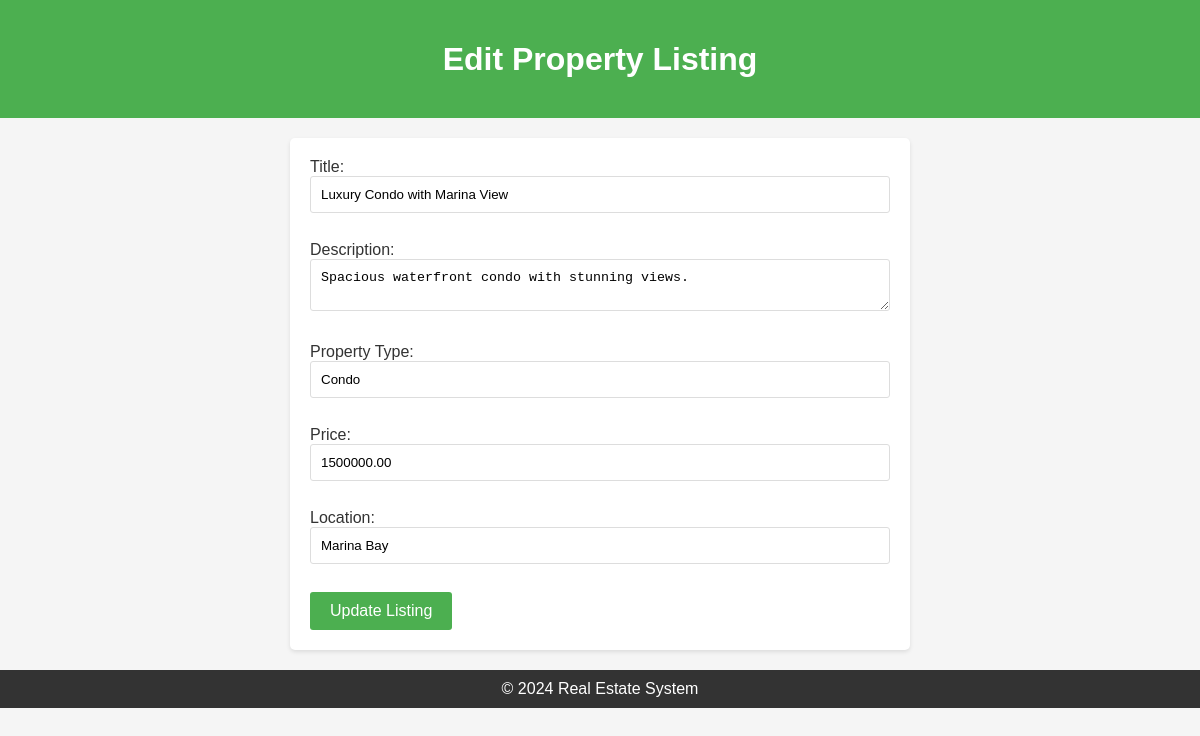
Screenshot of /agent/edit_listing.php?listing_id=1 with the database file from the repository.
### tables this page shows
CREATE TABLE PropertyListings (
    listing_id INT AUTO_INCREMENT PRIMARY KEY,
    agent_id INT,
    title VARCHAR(255),
    description TEXT,
    property_type VARCHAR(100),
    price DECIMAL(12, 2),
    location VARCHAR(255),
    status ENUM('Active', 'Sold', 'Expired') DEFAULT 'Active',
    created_at TIMESTAMP DEFAULT CURRENT_TIMESTAMP,
    updated_at TIMESTAMP DEFAULT CURRENT_TIMESTAMP,
    FOREIGN KEY (agent_id) REFERENCES Users(user_id) ON DELETE SET NULL
);

### agent/edit_listing.php (the view, shortened to what this page needs)
<?php
$servername = "localhost";
$username = "root";
$password = "";
$dbname = "res";
$conn = new mysqli($servername, $username, $password, $dbname);
if (isset($_GET['listing_id'])) {
    $listingId = $_GET['listing_id'];
    $listingQuery = "SELECT * FROM PropertyListings WHERE listing_id = $listingId";
    $listingResult = $conn->query($listingQuery);
    if ($listingResult && $listingResult->num_rows > 0) {
        $listing = $listingResult->fetch_assoc();
    } else {
        echo "Listing not found.";
        exit();
    }
} else {
    echo "Listing ID not provided.";
    exit();
}
?>
<!DOCTYPE html>
<html lang="en">
<head>
    <link rel="stylesheet" type="text/css" href="agent.css">
</head>
<body>
    <header>
        <h1>Edit Property Listing</h1>
    </header>
    <main>
        <form method="post" action="<?php echo htmlspecialchars($_SERVER["PHP_SELF"]); ?>">
            <label for="title">Title:</label>
            <input type="text" id="title" name="title" value="<?php echo $listing['title']; ?>" required><br><br>
            <label for="description">Description:</label>
            <textarea id="description" name="description" required><?php echo $listing['description']; ?></textarea><br><br>
            <label for="property_type">Property Type:</label>
            <input type="text" id="property_type" name="property_type" value="<?php echo $listing['property_type']; ?>" required><br><br>
            <label for="price">Price:</label>
            <input type="number" id="price" name="price" value="<?php echo $listing['price']; ?>" required><br><br>
            <label for="location">Location:</label>
            <input type="text" id="location" name="location" value="<?php echo $listing['location']; ?>" required><br><br>
            <input type="submit" name="update_listing" value="Update Listing">
        </form>
    </main>
    <footer>
        &copy; <?php echo date("Y"); ?> Real Estate System
    </footer>
</body>
</html>

### agent/agent.css (style rules this page uses)
body { font-family: Arial, sans-serif; margin: 0; padding: 0; background-color: #f5f5f5; color: #333; }
header { background-color: #4CAF50; color: #fff; padding: 20px; text-align: center; }
main { padding: 20px; }
h1, h2 { margin-bottom: 20px; }
form { width: 50%; margin: auto; background-color: #fff; padding: 20px; border-radius: 5px; box-shadow: 0 2px 4px rgba(0, 0, 0, 0.1); }
input[type="text"], input[type="number"], textarea { width: 100%; padding: 10px; margin-bottom: 10px; box-sizing: border-box; border: 1px solid #ddd; border-radius: 3px; }
input[type="submit"] { background-color: #4CAF50; color: white; padding: 10px 20px; border: none; border-radius: 3px; cursor: pointer; font-size: 16px; }
footer { background-color: #333; color: #fff; text-align: center; padding: 10px; }

### rows the page displays
propertylistings: title "Luxury Condo with Marina View", description "Spacious waterfront condo with stunning views.", property_type "Condo", price "1500000.00", location "Marina Bay"
